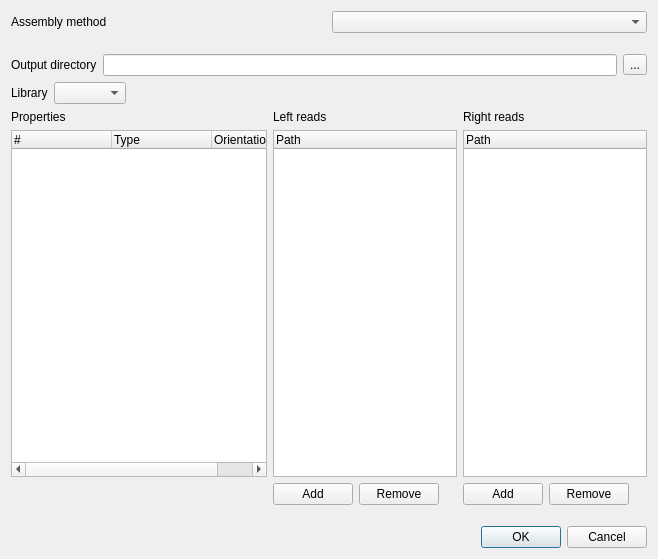
<?xml version="1.0" encoding="UTF-8"?>
<ui version="4.0">
 <class>GenomeAssemblyDialog</class>
 <widget class="QDialog" name="GenomeAssemblyDialog">
  <property name="geometry">
   <rect>
    <x>0</x>
    <y>0</y>
    <width>658</width>
    <height>559</height>
   </rect>
  </property>
  <property name="minimumSize">
   <size>
    <width>530</width>
    <height>350</height>
   </size>
  </property>
  <property name="windowTitle">
   <string>Assemble Genomes</string>
  </property>
  <layout class="QVBoxLayout" name="verticalLayout">
   <item>
    <layout class="QHBoxLayout" name="horizontalLayout_3">
     <item>
      <widget class="QLabel" name="label_3">
       <property name="toolTip">
        <string>Select a method to align short reads.</string>
       </property>
       <property name="text">
        <string>Assembly method</string>
       </property>
      </widget>
     </item>
     <item>
      <widget class="QComboBox" name="methodNamesBox">
       <property name="toolTip">
        <string>Select required align short reads method</string>
       </property>
      </widget>
     </item>
    </layout>
   </item>
   <item>
    <spacer name="verticalSpacer">
     <property name="orientation">
      <enum>Qt::Vertical</enum>
     </property>
     <property name="sizeType">
      <enum>QSizePolicy::Fixed</enum>
     </property>
     <property name="sizeHint" stdset="0">
      <size>
       <width>20</width>
       <height>15</height>
      </size>
     </property>
    </spacer>
   </item>
   <item>
    <layout class="QGridLayout" name="gridLayout">
     <item row="0" column="2">
      <widget class="QToolButton" name="setResultDirNameButton">
       <property name="text">
        <string>...</string>
       </property>
      </widget>
     </item>
     <item row="0" column="1">
      <widget class="QLineEdit" name="resultDirNameEdit">
       <property name="readOnly">
        <bool>true</bool>
       </property>
      </widget>
     </item>
     <item row="0" column="0">
      <widget class="QLabel" name="label_4">
       <property name="toolTip">
        <string>File in UGENE database format or SAM format (if the box SAM output check), to write the result of the alignment into. This parameter is &lt;b&gt;required&lt;/b&gt;.</string>
       </property>
       <property name="text">
        <string>Output directory</string>
       </property>
      </widget>
     </item>
    </layout>
   </item>
   <item>
    <layout class="QHBoxLayout" name="horizontalLayout">
     <item>
      <widget class="QLabel" name="label_5">
       <property name="text">
        <string>Library</string>
       </property>
      </widget>
     </item>
     <item>
      <widget class="QComboBox" name="libraryComboBox"/>
     </item>
     <item>
      <spacer name="horizontalSpacer_2">
       <property name="orientation">
        <enum>Qt::Horizontal</enum>
       </property>
       <property name="sizeHint" stdset="0">
        <size>
         <width>40</width>
         <height>20</height>
        </size>
       </property>
      </spacer>
     </item>
    </layout>
   </item>
   <item>
    <layout class="QGridLayout" name="gridLayout_4">
     <item row="1" column="1">
      <widget class="QTreeWidget" name="leftReadsTable">
       <column>
        <property name="text">
         <string>Path</string>
        </property>
       </column>
      </widget>
     </item>
     <item row="1" column="0">
      <widget class="QTreeWidget" name="propertiesReadsTable">
       <property name="sizePolicy">
        <sizepolicy hsizetype="Minimum" vsizetype="Expanding">
         <horstretch>0</horstretch>
         <verstretch>0</verstretch>
        </sizepolicy>
       </property>
       <column>
        <property name="text">
         <string>#</string>
        </property>
       </column>
       <column>
        <property name="text">
         <string>Type</string>
        </property>
       </column>
       <column>
        <property name="text">
         <string>Orientation</string>
        </property>
       </column>
      </widget>
     </item>
     <item row="1" column="2">
      <widget class="QTreeWidget" name="rightReadsTable">
       <column>
        <property name="text">
         <string>Path</string>
        </property>
       </column>
      </widget>
     </item>
     <item row="3" column="1">
      <layout class="QHBoxLayout" name="horizontalLayout_7">
       <item>
        <widget class="QPushButton" name="addLeftButton">
         <property name="text">
          <string>Add</string>
         </property>
        </widget>
       </item>
       <item>
        <widget class="QPushButton" name="removeLeftButton">
         <property name="text">
          <string>Remove</string>
         </property>
        </widget>
       </item>
       <item>
        <spacer name="horizontalSpacer_7">
         <property name="orientation">
          <enum>Qt::Horizontal</enum>
         </property>
         <property name="sizeHint" stdset="0">
          <size>
           <width>40</width>
           <height>20</height>
          </size>
         </property>
        </spacer>
       </item>
      </layout>
     </item>
     <item row="3" column="2">
      <layout class="QHBoxLayout" name="horizontalLayout_8">
       <item>
        <widget class="QPushButton" name="addRightButton">
         <property name="text">
          <string>Add</string>
         </property>
        </widget>
       </item>
       <item>
        <widget class="QPushButton" name="removeRightButton">
         <property name="text">
          <string>Remove</string>
         </property>
        </widget>
       </item>
       <item>
        <spacer name="horizontalSpacer_8">
         <property name="orientation">
          <enum>Qt::Horizontal</enum>
         </property>
         <property name="sizeHint" stdset="0">
          <size>
           <width>40</width>
           <height>20</height>
          </size>
         </property>
        </spacer>
       </item>
      </layout>
     </item>
     <item row="0" column="0">
      <widget class="QLabel" name="label_6">
       <property name="text">
        <string>Properties</string>
       </property>
      </widget>
     </item>
     <item row="0" column="1">
      <widget class="QLabel" name="label_7">
       <property name="text">
        <string>Left reads</string>
       </property>
      </widget>
     </item>
     <item row="0" column="2">
      <widget class="QLabel" name="label_8">
       <property name="text">
        <string>Right reads</string>
       </property>
      </widget>
     </item>
    </layout>
   </item>
   <item>
    <spacer name="lastSpacer">
     <property name="orientation">
      <enum>Qt::Vertical</enum>
     </property>
     <property name="sizeType">
      <enum>QSizePolicy::Fixed</enum>
     </property>
     <property name="sizeHint" stdset="0">
      <size>
       <width>20</width>
       <height>15</height>
      </size>
     </property>
    </spacer>
   </item>
   <item>
    <widget class="QDialogButtonBox" name="buttonBox">
     <property name="standardButtons">
      <set>QDialogButtonBox::Cancel|QDialogButtonBox::Ok</set>
     </property>
    </widget>
   </item>
  </layout>
 </widget>
 <resources/>
 <connections>
  <connection>
   <sender>buttonBox</sender>
   <signal>accepted()</signal>
   <receiver>GenomeAssemblyDialog</receiver>
   <slot>accept()</slot>
   <hints>
    <hint type="sourcelabel">
     <x>315</x>
     <y>554</y>
    </hint>
    <hint type="destinationlabel">
     <x>309</x>
     <y>174</y>
    </hint>
   </hints>
  </connection>
  <connection>
   <sender>buttonBox</sender>
   <signal>rejected()</signal>
   <receiver>GenomeAssemblyDialog</receiver>
   <slot>reject()</slot>
   <hints>
    <hint type="sourcelabel">
     <x>315</x>
     <y>554</y>
    </hint>
    <hint type="destinationlabel">
     <x>309</x>
     <y>174</y>
    </hint>
   </hints>
  </connection>
 </connections>
</ui>
